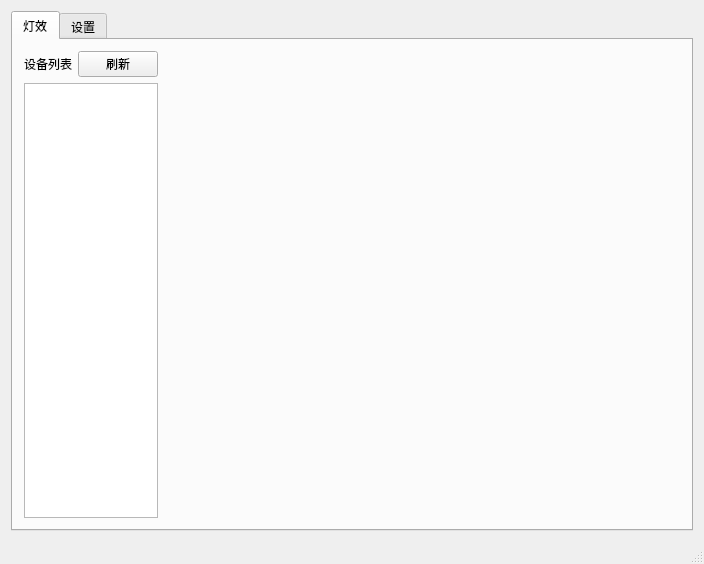
<?xml version="1.0" encoding="UTF-8"?>
<ui version="4.0">
 <class>RGBLightClientClass</class>
 <widget class="QMainWindow" name="RGBLightClientClass">
  <property name="geometry">
   <rect>
    <x>0</x>
    <y>0</y>
    <width>704</width>
    <height>564</height>
   </rect>
  </property>
  <property name="windowTitle">
   <string>RGBLightClient</string>
  </property>
  <property name="windowIcon">
   <iconset resource="RGBLightClient.qrc">
    <normaloff>:/RGBLightClient/SystrayIcon</normaloff>:/RGBLightClient/SystrayIcon</iconset>
  </property>
  <widget class="QWidget" name="centralWidget">
   <property name="sizePolicy">
    <sizepolicy hsizetype="Preferred" vsizetype="Preferred">
     <horstretch>1</horstretch>
     <verstretch>1</verstretch>
    </sizepolicy>
   </property>
   <layout class="QVBoxLayout" name="verticalLayout_2">
    <item>
     <widget class="QTabWidget" name="tabWidget">
      <property name="sizePolicy">
       <sizepolicy hsizetype="Preferred" vsizetype="Preferred">
        <horstretch>1</horstretch>
        <verstretch>1</verstretch>
       </sizepolicy>
      </property>
      <property name="font">
       <font>
        <family>微软雅黑</family>
       </font>
      </property>
      <property name="currentIndex">
       <number>0</number>
      </property>
      <widget class="QWidget" name="tab">
       <attribute name="title">
        <string>灯效</string>
       </attribute>
       <layout class="QHBoxLayout" name="horizontalLayout_3" stretch="1,4">
        <item>
         <layout class="QVBoxLayout" name="verticalLayout_3" stretch="0,0">
          <item>
           <layout class="QHBoxLayout" name="horizontalLayout" stretch="2,0">
            <item>
             <widget class="QLabel" name="label">
              <property name="font">
               <font>
                <family>微软雅黑</family>
                <pointsize>9</pointsize>
                <weight>50</weight>
                <bold>false</bold>
               </font>
              </property>
              <property name="text">
               <string>设备列表</string>
              </property>
             </widget>
            </item>
            <item>
             <widget class="QPushButton" name="pushButton">
              <property name="sizePolicy">
               <sizepolicy hsizetype="MinimumExpanding" vsizetype="Fixed">
                <horstretch>0</horstretch>
                <verstretch>0</verstretch>
               </sizepolicy>
              </property>
              <property name="font">
               <font>
                <family>微软雅黑</family>
                <pointsize>9</pointsize>
               </font>
              </property>
              <property name="text">
               <string>刷新</string>
              </property>
             </widget>
            </item>
           </layout>
          </item>
          <item>
           <widget class="QListWidget" name="listWidget"/>
          </item>
         </layout>
        </item>
        <item>
         <layout class="QVBoxLayout" name="verticalLayout_detailPage"/>
        </item>
       </layout>
      </widget>
      <widget class="QWidget" name="tab_2">
       <attribute name="title">
        <string>设置</string>
       </attribute>
      </widget>
     </widget>
    </item>
   </layout>
  </widget>
  <widget class="QStatusBar" name="statusBar"/>
 </widget>
 <layoutdefault spacing="6" margin="11"/>
 <resources>
  <include location="RGBLightClient.qrc"/>
 </resources>
 <connections>
  <connection>
   <sender>pushButton</sender>
   <signal>clicked()</signal>
   <receiver>RGBLightClientClass</receiver>
   <slot>onRefreshButtonClicked()</slot>
   <hints>
    <hint type="sourcelabel">
     <x>135</x>
     <y>62</y>
    </hint>
    <hint type="destinationlabel">
     <x>147</x>
     <y>538</y>
    </hint>
   </hints>
  </connection>
  <connection>
   <sender>listWidget</sender>
   <signal>itemClicked(QListWidgetItem*)</signal>
   <receiver>RGBLightClientClass</receiver>
   <slot>onListWidgetSelectionChanged(QListWidgetItem*)</slot>
   <hints>
    <hint type="sourcelabel">
     <x>75</x>
     <y>476</y>
    </hint>
    <hint type="destinationlabel">
     <x>91</x>
     <y>539</y>
    </hint>
   </hints>
  </connection>
 </connections>
 <slots>
  <slot>onRefreshButtonClicked()</slot>
  <slot>onListWidgetSelectionChanged(QListWidgetItem*)</slot>
 </slots>
</ui>
